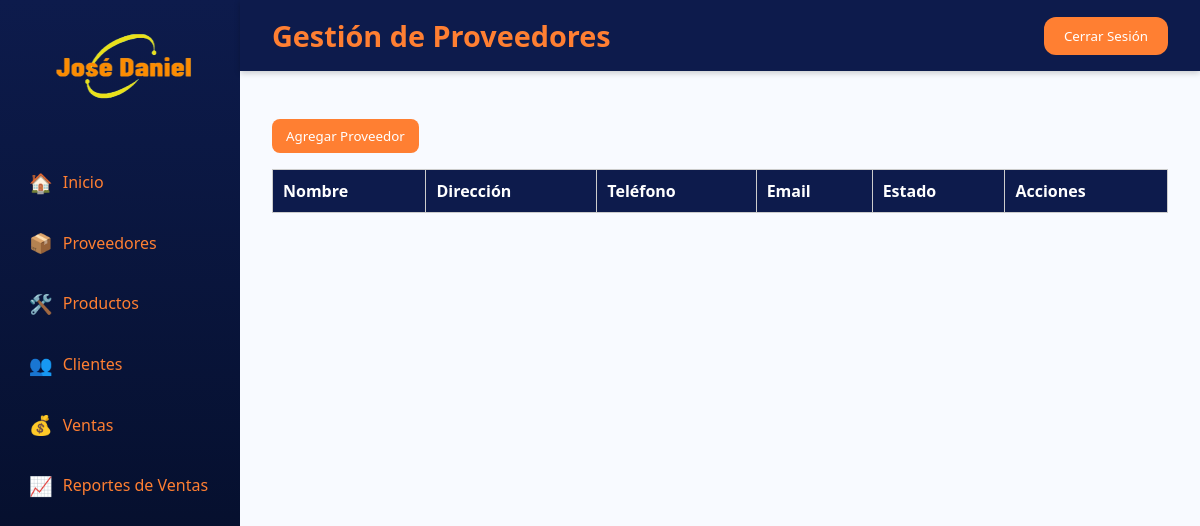
/pages/admin/proveedores.php, run on an earlier commit of the app's database.
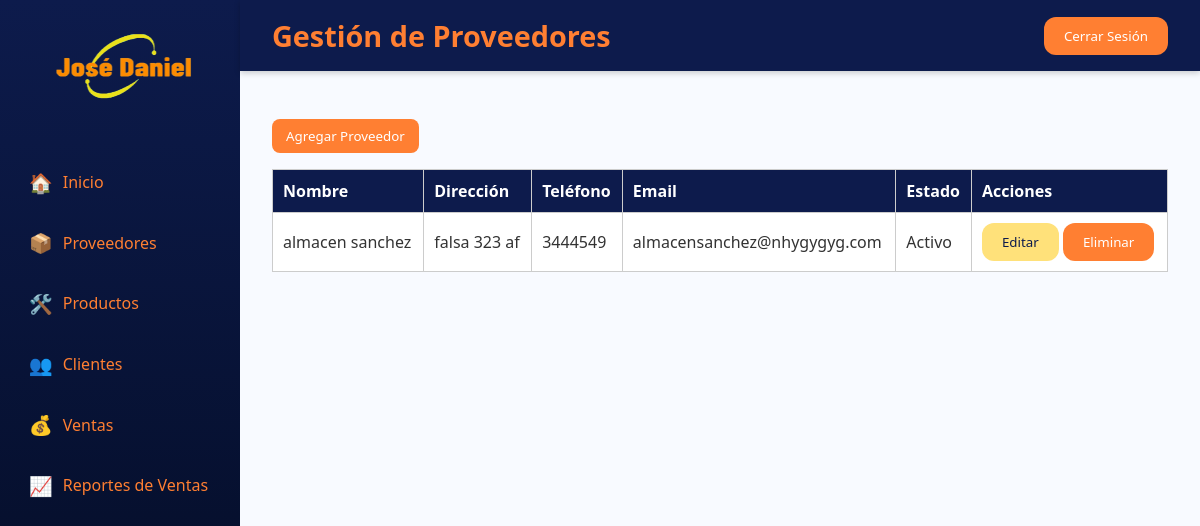
And on a later commit of the database.
### tables this page shows
CREATE TABLE `proveedores` (
  `id_proveedor` int(11) NOT NULL,
  `nombre_proveedor` varchar(100) DEFAULT NULL,
  `direccion` varchar(100) DEFAULT NULL,
  `telefono` varchar(20) DEFAULT NULL,
  `email` varchar(100) DEFAULT NULL,
  `estado` enum('Activo','Inactivo') NOT NULL
);

### pages/admin/proveedores.php (the view, shortened to what this page needs)
<?php
include('../../config/conexion.php');
$sql = "SELECT * FROM proveedores WHERE estado = 'Activo'";
$ejecucionDeConsulta = mysqli_query($conexion, $sql);
?>
<!DOCTYPE html>
<html lang="es">
<head>
  <link rel="stylesheet" href="../../assets/css/styles.css">
</head>
<body>
  <div class="container">
    <aside class="sidebar">
      <div class="logo"><img src="../../assets/img/logo.ico" alt="Descripción de la imagen" width="200" height="100"></div>
      <nav>
        <a href="dashboard.php"><span class="icon">🏠</span> <span class="text">Inicio</span></a>
        <a href="proveedores.php" class="active"><span class="icon">📦</span> <span class="text">Proveedores</span></a>
        <a href="ingresar_producto.php"><span class="icon">🛠️</span> <span class="text">Productos</span></a>
        <a href="clientes.php"><span class="icon">👥</span> <span class="text">Clientes</span></a>
        <a href="ventas.php"><span class="icon">💰</span> <span class="text">Ventas</span></a>
        <a href="reporte_ventas.php"><span class="icon">📈</span> <span class="text">Reportes de Ventas</span></a>
      </nav>
    </aside>
    <div class="main">
      <header class="header">
        <h1 class="title">Gestión de Proveedores</h1>
        <div class="icons">
          <button class="btn-primary"><a id="botonCerrar">Cerrar Sesión</a></button>
        </div>
      </header>
      <main class="content">
        <div class="tabs">
          <button class="tab-btn active" onclick="abrirModalProveedor()">Agregar Proveedor</button>
        </div>
        <table class="tabla">
          <thead class="tabla-encabezado">
            <tr>
              <th>Nombre</th>
              <th>Dirección</th>
              <th>Teléfono</th>
              <th>Email</th>
              <th>Estado</th>
              <th>Acciones</th>
            </tr>
          </thead>
          <tbody>
            <?php while ($filas = mysqli_fetch_assoc($ejecucionDeConsulta)) { ?>
              <tr class="<?php echo $filas['estado'] === 'Inactivo' ? 'inactivo' : ''; ?>">
                <td><?php echo $filas['nombre_proveedor']; ?></td>
                <td><?php echo $filas['direccion']; ?></td>
                <td><?php echo $filas['telefono']; ?></td>
                <td><?php echo $filas['email']; ?></td>
                <td><?php echo $filas['estado']; ?></td>
                <td>
                  <button class="btn-secondary" onclick="abrirModalEditar(<?php echo $filas['id_proveedor']; ?>, '<?php echo $filas['nombre_proveedor']; ?>', '<?php echo $filas['direccion']; ?>', '<?php echo $filas['telefono']; ?>', '<?php echo $filas['email']; ?>')">Editar</button>
                  <button class="btn-primary" onclick="eliminarCliente(<?php echo $filas['id_proveedor']; ?>)">
                    Eliminar
                </td>
              </tr>
            <?php } ?>
          </tbody>
        </table>
      </main>
    </div>
  </div>
</body>
</html>

What changed in the data, as far as the page shows it:
added proveedores: nombre_proveedor "almacen sanchez", direccion "falsa 323 af", telefono "3444549", email "almacensanchez@nhygygyg.com", estado "Activo"
